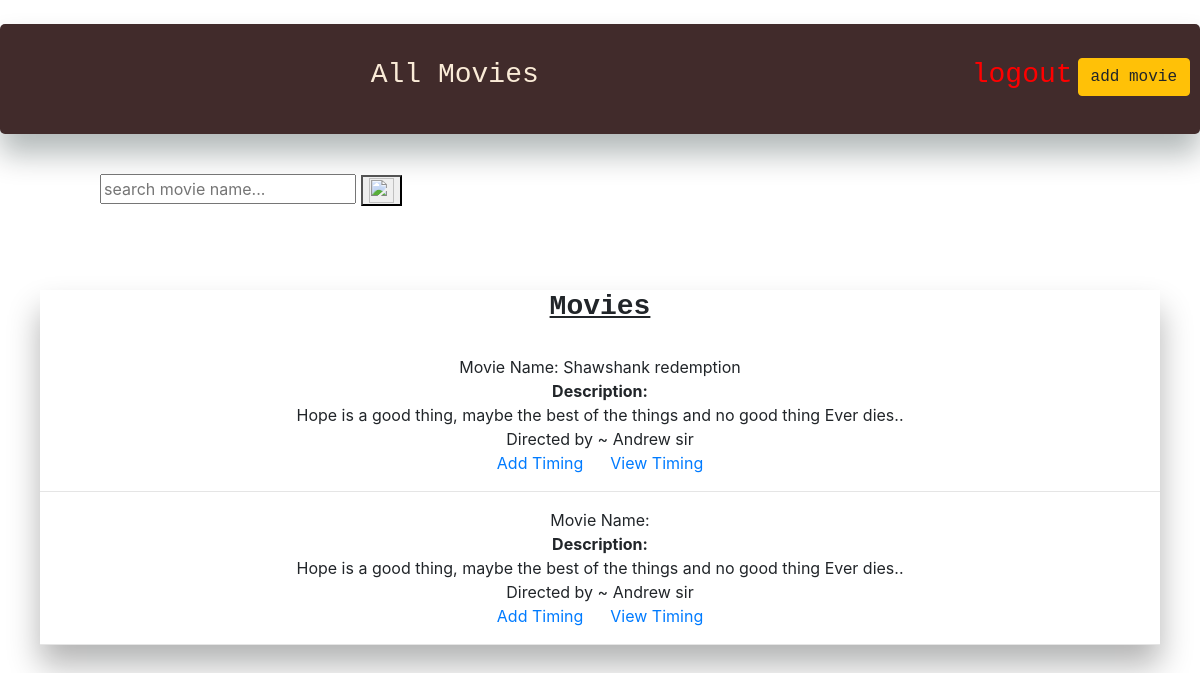
The app's page / (signed in) with its own data.
### app.py (models this page shows, shortened)
class Movies(db.Model):
	id = db.Column(db.Integer, primary_key=True)
	name = db.Column(db.String(80), unique=True) ## making film name unique to disallow repetition..
	description = db.Column(db.String(10000))
	director = db.Column(db.String(100), default ="Christopher Nolan")
	duration = db.column(db.String(20)) ## duration in hours

### app.py (the view, shortened to what this page needs)
@app.route("/", methods=["GET", "POST"])
def index():
	if(request.method == "GET"):
		if(session["logged_in"] or session["admin"]):
			movieList = db.session.query(Movies).all()
			db.session.commit()
			return render_template("index.html", movieList = movieList)
		else:
			first_user = db.session.query(User).all()
			if(not first_user):
				return redirect("/signup")
			return redirect("/login")

### templates/index.html (shortened to what this page needs)
{% include "base.html" %}
<Div style=" max-width: 80rem; margin: auto; margin-bottom: 5vh; background-color: rgb(65, 43, 43); color: antiquewhite; box-shadow: 0 20px 30px 0 rgba(1, 24, 24, 0.3);
    padding: 10px;
    border: inherit;
    border-radius: 5px;" class="heading">
  <h3 style="padding-top: 3vh; padding-bottom: 3vh; text-align: center; font-family: monospace;" > All Movies <a href="/add-movie" class="btn btn-warning" style="float:right"> add movie </a> &nbsp;
  <a href="/logout" style="float: right; color:red ;margin-right: 5px; margin-left:5px">logout</a> &nbsp;
  </h3>
</Div>
<div style="margin-left: 100px">
 <form method="POST" action="/">
   <input type="text" name="searchKeyword" placeholder="search movie name..."value={{movieName}} >
   <button type="submit"><img src="https://assets.stickpng.com/thumbs/585e4ae1cb11b227491c3393.png" height="25px" width="25px"></button>
 </form>
</div>
<div style="width: 100%;text-align: center;
            max-width: 70rem;
            margin: auto;
            margin-top: 20px;
            box-shadow: 0 20px 30px 0 rgba(6, 7, 7, 0.3);" class="history">
<h3 style="text-align: center; font-family: monospace; font-weight: bolder;"><u>Movies</u></h3><br>
{% for i in movieList %}
    Movie Name: {{i.name}}
    <br>
    <b>Description: </b>
    <br> {{i.description}}
    <br>
    Directed by ~ {{i.director}}
    <br>
    <a href = "/add-timing/{{i.id}}">Add Timing</a> &nbsp;&nbsp;&nbsp;&nbsp;
    <a href = "/add-timing/{{i.id}}#allTImings">View Timing</a>
    <hr>
{% endfor %}
</div>

### templates/base.html (shortened to what this page needs)
<link rel="stylesheet" href="https://stackpath.bootstrapcdn.com/bootstrap/4.1.3/css/bootstrap.min.css">

### records on screen
Movies: name "Shawshank redemption", description "Hope is a good thing, maybe the best of the things and no good thing Ever dies..", director "Andrew sir"
Movies: description "Hope is a good thing, maybe the best of the things and no good thing Ever dies..", director "Andrew sir"
